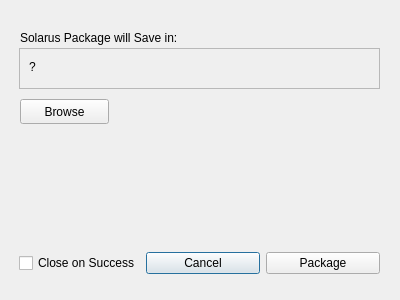
<?xml version="1.0" encoding="UTF-8"?>
<ui version="4.0">
 <class>PackageDialog</class>
 <widget class="QDialog" name="PackageDialog">
  <property name="geometry">
   <rect>
    <x>0</x>
    <y>0</y>
    <width>400</width>
    <height>300</height>
   </rect>
  </property>
  <property name="windowTitle">
   <string>Build Solarus Package</string>
  </property>
  <widget class="QWidget" name="gridLayoutWidget">
   <property name="geometry">
    <rect>
     <x>10</x>
     <y>9</y>
     <width>381</width>
     <height>281</height>
    </rect>
   </property>
   <layout class="QGridLayout" name="gridLayout">
    <item row="0" column="0">
     <widget class="QStackedWidget" name="stackedWidget">
      <property name="currentIndex">
       <number>0</number>
      </property>
      <widget class="QWidget" name="selection">
       <widget class="QWidget" name="horizontalLayoutWidget">
        <property name="geometry">
         <rect>
          <x>9</x>
          <y>239</y>
          <width>361</width>
          <height>31</height>
         </rect>
        </property>
        <layout class="QHBoxLayout" name="horizontalLayout">
         <item>
          <widget class="QCheckBox" name="selection_auto">
           <property name="text">
            <string>Close on Success</string>
           </property>
          </widget>
         </item>
         <item>
          <widget class="QPushButton" name="selection_cancel">
           <property name="text">
            <string>Cancel</string>
           </property>
          </widget>
         </item>
         <item>
          <widget class="QPushButton" name="selection_ok">
           <property name="text">
            <string>Package</string>
           </property>
          </widget>
         </item>
        </layout>
       </widget>
       <widget class="QLabel" name="selection_header">
        <property name="geometry">
         <rect>
          <x>10</x>
          <y>20</y>
          <width>361</width>
          <height>17</height>
         </rect>
        </property>
        <property name="text">
         <string>Solarus Package will Save in:</string>
        </property>
       </widget>
       <widget class="QFrame" name="selection_file_frame">
        <property name="geometry">
         <rect>
          <x>9</x>
          <y>39</y>
          <width>361</width>
          <height>41</height>
         </rect>
        </property>
        <property name="frameShape">
         <enum>QFrame::StyledPanel</enum>
        </property>
        <property name="frameShadow">
         <enum>QFrame::Raised</enum>
        </property>
        <widget class="QLabel" name="selection_file">
         <property name="geometry">
          <rect>
           <x>10</x>
           <y>10</y>
           <width>341</width>
           <height>17</height>
          </rect>
         </property>
         <property name="text">
          <string>?</string>
         </property>
        </widget>
       </widget>
       <widget class="QPushButton" name="selection_browse">
        <property name="geometry">
         <rect>
          <x>10</x>
          <y>90</y>
          <width>89</width>
          <height>25</height>
         </rect>
        </property>
        <property name="text">
         <string>Browse</string>
        </property>
       </widget>
      </widget>
      <widget class="QWidget" name="ongoing">
       <widget class="QPushButton" name="ongoing_cancel">
        <property name="geometry">
         <rect>
          <x>280</x>
          <y>250</y>
          <width>89</width>
          <height>25</height>
         </rect>
        </property>
        <property name="text">
         <string>Cancel</string>
        </property>
       </widget>
       <widget class="QLabel" name="ongoing_msg">
        <property name="geometry">
         <rect>
          <x>10</x>
          <y>10</y>
          <width>121</width>
          <height>17</height>
         </rect>
        </property>
        <property name="text">
         <string>Building Package</string>
        </property>
       </widget>
       <widget class="QFrame" name="ongoing_frame">
        <property name="geometry">
         <rect>
          <x>9</x>
          <y>39</y>
          <width>361</width>
          <height>201</height>
         </rect>
        </property>
        <property name="frameShape">
         <enum>QFrame::StyledPanel</enum>
        </property>
        <property name="frameShadow">
         <enum>QFrame::Raised</enum>
        </property>
        <widget class="QLabel" name="ongoing_output">
         <property name="geometry">
          <rect>
           <x>10</x>
           <y>10</y>
           <width>341</width>
           <height>181</height>
          </rect>
         </property>
         <property name="text">
          <string>Starting ...</string>
         </property>
         <property name="alignment">
          <set>Qt::AlignLeading|Qt::AlignLeft|Qt::AlignTop</set>
         </property>
        </widget>
       </widget>
      </widget>
      <widget class="QWidget" name="completed">
       <widget class="QPushButton" name="completed_close">
        <property name="geometry">
         <rect>
          <x>280</x>
          <y>250</y>
          <width>89</width>
          <height>25</height>
         </rect>
        </property>
        <property name="text">
         <string>Close</string>
        </property>
       </widget>
       <widget class="QLabel" name="completed_msg">
        <property name="geometry">
         <rect>
          <x>10</x>
          <y>10</y>
          <width>181</width>
          <height>17</height>
         </rect>
        </property>
        <property name="text">
         <string>Build Package Completed</string>
        </property>
       </widget>
      </widget>
      <widget class="QWidget" name="failed">
       <widget class="QPushButton" name="failed_close">
        <property name="geometry">
         <rect>
          <x>280</x>
          <y>250</y>
          <width>89</width>
          <height>25</height>
         </rect>
        </property>
        <property name="text">
         <string>Close</string>
        </property>
       </widget>
       <widget class="QLabel" name="failed_msg">
        <property name="geometry">
         <rect>
          <x>10</x>
          <y>10</y>
          <width>141</width>
          <height>17</height>
         </rect>
        </property>
        <property name="text">
         <string>Build Package Failed</string>
        </property>
       </widget>
       <widget class="QFrame" name="failed_error_frame">
        <property name="geometry">
         <rect>
          <x>10</x>
          <y>40</y>
          <width>361</width>
          <height>201</height>
         </rect>
        </property>
        <property name="frameShape">
         <enum>QFrame::StyledPanel</enum>
        </property>
        <property name="frameShadow">
         <enum>QFrame::Raised</enum>
        </property>
        <widget class="QLabel" name="failed_error">
         <property name="geometry">
          <rect>
           <x>6</x>
           <y>10</y>
           <width>341</width>
           <height>181</height>
          </rect>
         </property>
         <property name="text">
          <string>TextLabel</string>
         </property>
         <property name="alignment">
          <set>Qt::AlignLeading|Qt::AlignLeft|Qt::AlignTop</set>
         </property>
        </widget>
       </widget>
       <widget class="QWidget" name="horizontalLayoutWidget_2">
        <property name="geometry">
         <rect>
          <x>200</x>
          <y>10</y>
          <width>171</width>
          <height>21</height>
         </rect>
        </property>
        <layout class="QHBoxLayout" name="horizontalLayout_2">
         <item>
          <widget class="QLabel" name="failed_code_msg">
           <property name="text">
            <string>Exit Code:</string>
           </property>
          </widget>
         </item>
         <item>
          <widget class="QLabel" name="failed_code">
           <property name="text">
            <string>?</string>
           </property>
          </widget>
         </item>
        </layout>
       </widget>
      </widget>
     </widget>
    </item>
   </layout>
  </widget>
 </widget>
 <resources/>
 <connections>
  <connection>
   <sender>ongoing_cancel</sender>
   <signal>clicked()</signal>
   <receiver>PackageDialog</receiver>
   <slot>close()</slot>
   <hints>
    <hint type="sourcelabel">
     <x>335</x>
     <y>272</y>
    </hint>
    <hint type="destinationlabel">
     <x>199</x>
     <y>149</y>
    </hint>
   </hints>
  </connection>
  <connection>
   <sender>failed_close</sender>
   <signal>clicked()</signal>
   <receiver>PackageDialog</receiver>
   <slot>close()</slot>
   <hints>
    <hint type="sourcelabel">
     <x>335</x>
     <y>272</y>
    </hint>
    <hint type="destinationlabel">
     <x>199</x>
     <y>149</y>
    </hint>
   </hints>
  </connection>
  <connection>
   <sender>completed_close</sender>
   <signal>clicked()</signal>
   <receiver>PackageDialog</receiver>
   <slot>close()</slot>
   <hints>
    <hint type="sourcelabel">
     <x>335</x>
     <y>272</y>
    </hint>
    <hint type="destinationlabel">
     <x>199</x>
     <y>149</y>
    </hint>
   </hints>
  </connection>
  <connection>
   <sender>selection_cancel</sender>
   <signal>clicked()</signal>
   <receiver>PackageDialog</receiver>
   <slot>close()</slot>
   <hints>
    <hint type="sourcelabel">
     <x>217</x>
     <y>264</y>
    </hint>
    <hint type="destinationlabel">
     <x>199</x>
     <y>149</y>
    </hint>
   </hints>
  </connection>
 </connections>
</ui>
